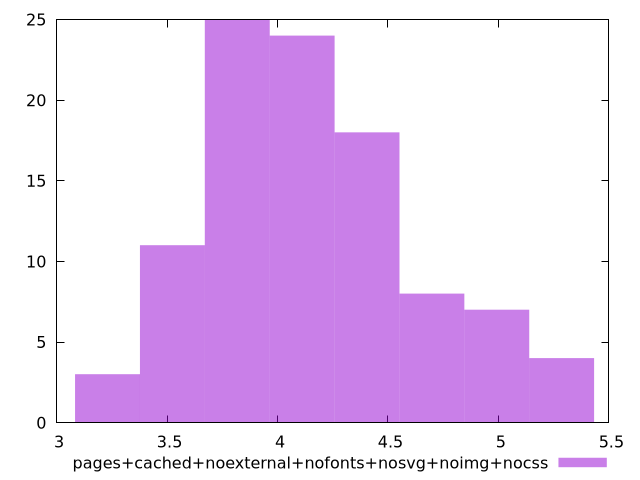

gnuplot code for this plot:
$_pagesCachedNoexternalNofontsNosvgNoimgNocss <<EOF
3.81781926101028 25
4.111497665703379 24
4.992532879782674 7
4.6988544750895755 8
3.5241408563171817 11
4.405176070396477 18
5.2862112844757725 4
3.230462451624083 3
EOF
set key outside below
set terminal pngcairo
set output "report_00004_2020-11-02T20-21-41.718Z/network-server-latency/pages+cached+noexternal+nofonts+nosvg+noimg+nocss//raw_hist.png"
set yrange [0:25]
set boxwidth 0.29367840469309847
set style fill transparent solid 0.5 noborder
plot $_pagesCachedNoexternalNofontsNosvgNoimgNocss title "pages+cached+noexternal+nofonts+nosvg+noimg+nocss" with boxes ,
